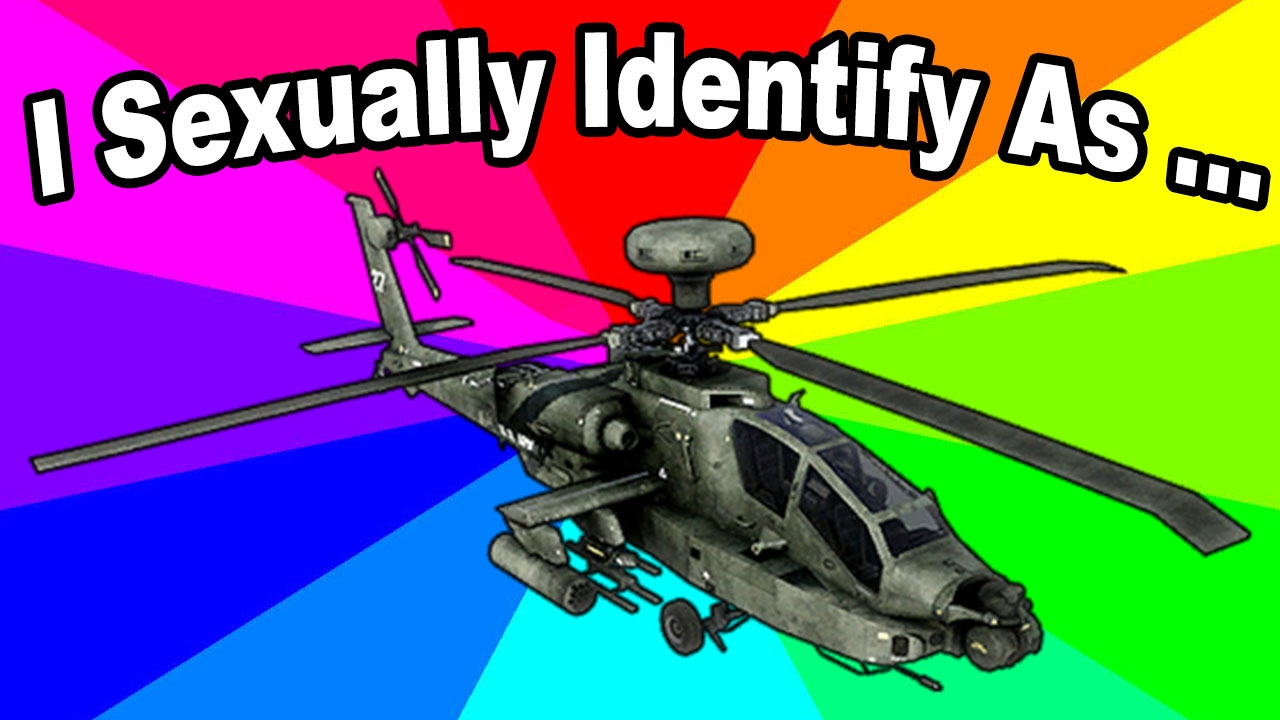
#> input picture resim_donusumleri/img.png, 1280 x 720 px
$ python dondurme.py
#> lines starting #> are read from the running program, lines starting #| are printed output that depends on the picture
import cv2
import numpy as np

img = cv2.imread("img.png",0)
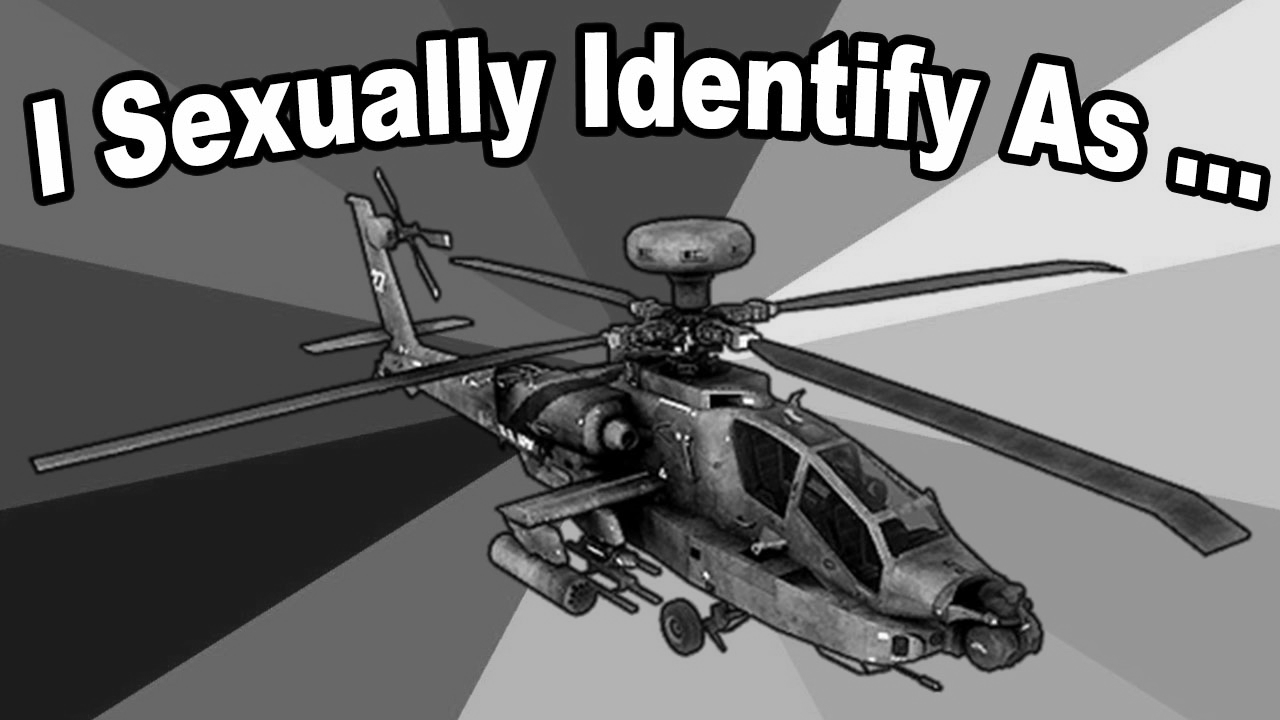
#> img: shape (720, 1280); min 0, max 255, mean 111.9
row,col = img.shape
#> row = 720; col = 1280


M = cv2.getRotationMatrix2D((col/3,row/3),180,1)

dst = cv2.warpAffine(img,M,(col,row))
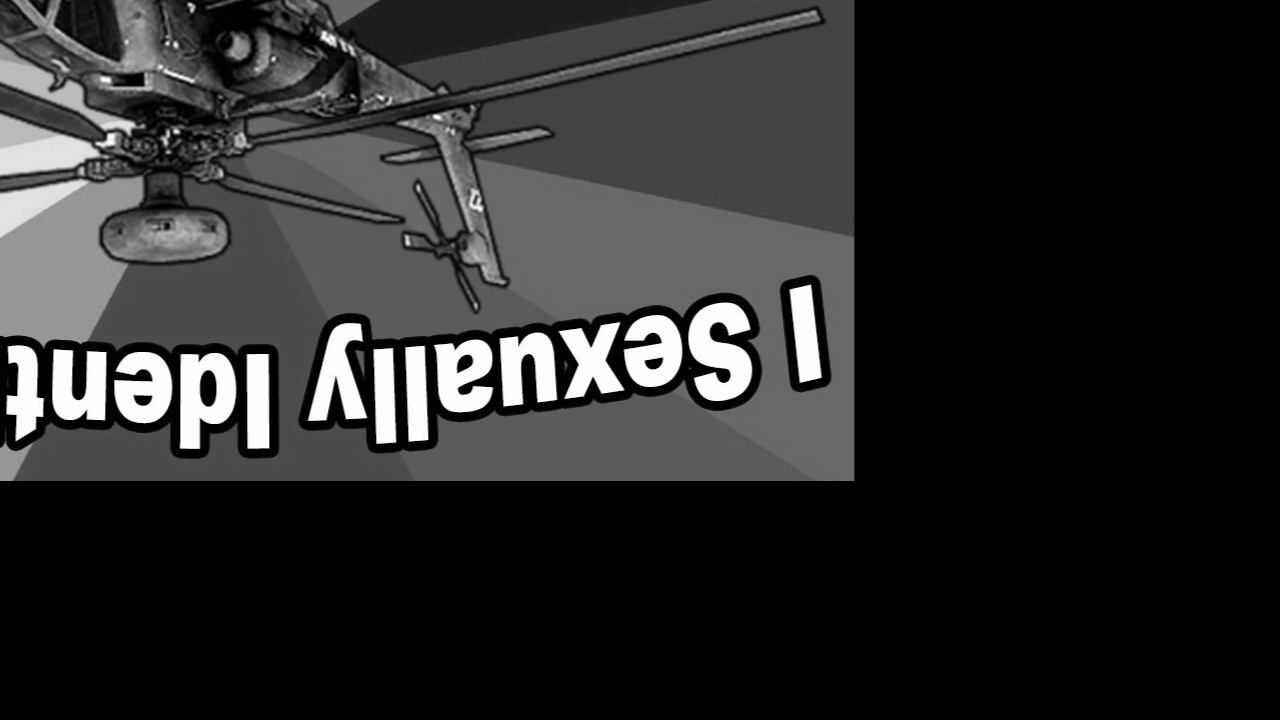
#> dst: shape (720, 1280); min 0, max 255, mean 41.1

cv2.imshow("dst",dst)
cv2.waitKey(0)
cv2.destroyAllWindows()
